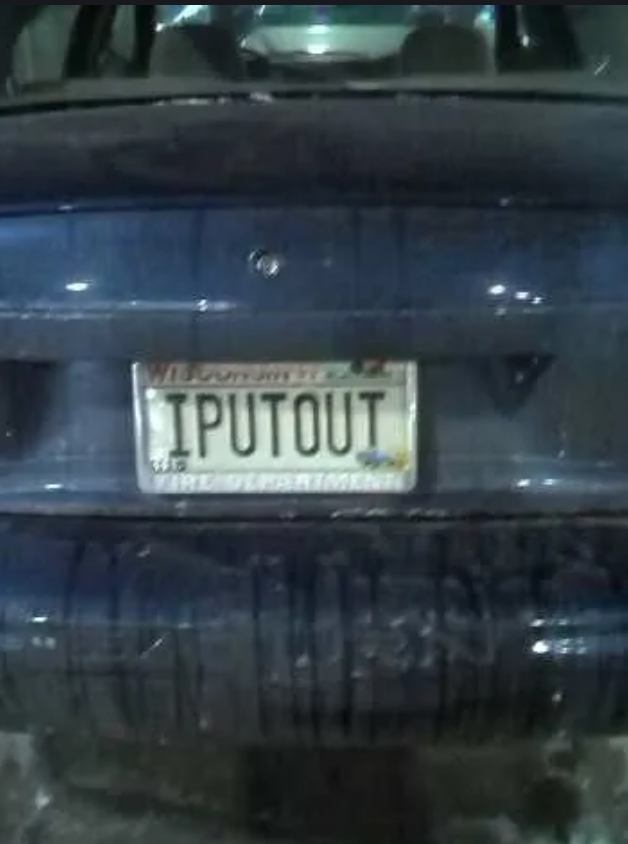
#> input picture blue_car.png, 628 x 844 px
$ python localisation.py
#> lines starting #> are read from the running program, lines starting #| are printed output that depends on the picture; after the words box and inside, x2 and y2 are one past the last pixel; in counts of white or black regions, pixels touching at a corner belong together
from skimage.io import imread
from skimage.filters import threshold_otsu
import matplotlib.pyplot as plt

car_image = imread("blue_car.png", as_gray=True)
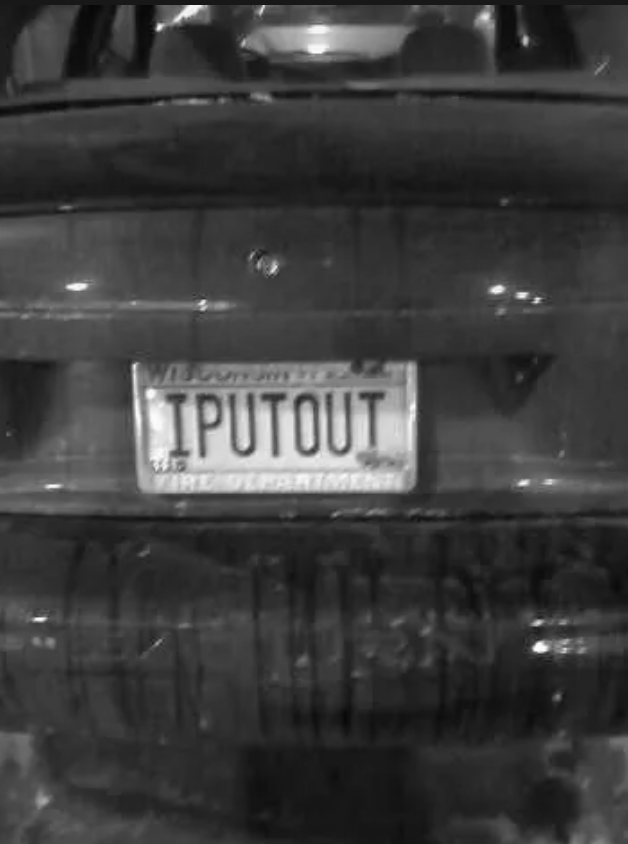
#> car_image: shape (844, 628) float64; min 0.0261, max 0.993, mean 0.241
print(car_image.shape)
#| (844, 628)

blue_car_image = car_image * 255
fig, (ax1, ax2) = plt.subplots(1,2)
ax1.imshow(blue_car_image, cmap="gray")
threshold_value = threshold_otsu(blue_car_image)
#> threshold_value = 111.2
binary_car_image = blue_car_image > threshold_value
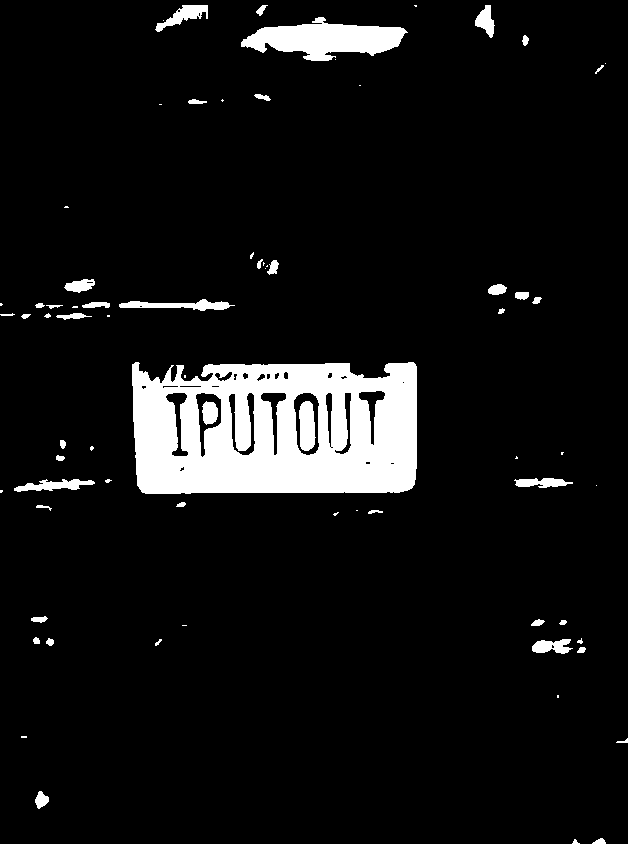
#> binary_car_image: shape (844, 628) bool; 7.8% white; 73 white regions (27 under 20 px), largest, box (x1, y1, x2, y2) and area: (132, 362, 417, 494) 30547, (241, 17, 408, 61) 4171, (119, 299, 235, 311) 685
ax2.imshow(binary_car_image, cmap="gray")
plt.show()
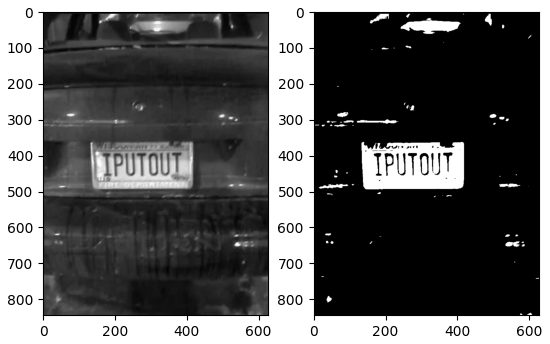
#> figure drawn by matplotlib, 2 panels
